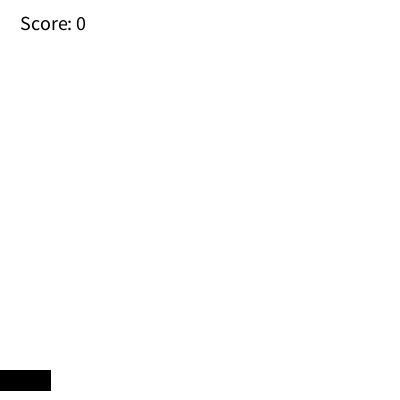
Frame 1 (no input)
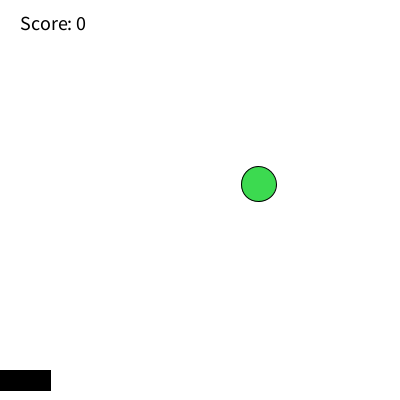
Frame 60 (the mouse pressed at the canvas centre just before this capture)
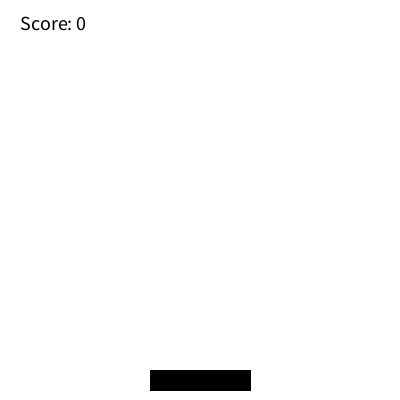
Frame 120 (the mouse held since frame 60 and released just before this capture)

The Processing sketch that drew these frames (run headless with seeded random() and noise(); from frame 60 on, the mouse is pressed at the canvas centre):

// Processing sketch: Uitwerking_6n
// ── Uitwerking_6n.pde
Ball bal;

float paddleWidth = 100;
float paddleHeight = 20;
int score = 0;

void setup() {
  size(400, 400);
  bal = new Ball();
}

void draw() {
  background(255, 255, 255);

  float paddleX = mouseX - (paddleWidth / 2);
  float paddleY = height - 30;
  
  fill(0);
  rect(paddleX, paddleY, paddleWidth, paddleHeight);

  fill(0); 
  textSize(20);
  text("Score: " + score, 20, 30);

  bal.move();
  bal.display();
  bal.resetAlsUitBeeld();
  bal.raaktPaddle(paddleX, paddleY, paddleWidth);
}

class Ball {
  float x;
  float y;
  float diameter;
  float speed;
  float r, g, b;

  Ball() {
    x = random(width);
    y = -50;
    diameter = random(30, 50);
    speed = random(2, 4);
    
    r = random(0, 255);
    g = random(0, 255);
    b = random(0, 255);
  }

  void display() {
    fill(r, g, b);
    circle(x, y, diameter);
  }

  void move() {
    y = y + speed;
  }

  void resetAlsUitBeeld() {
    if (y > height + (diameter / 2)) {
      y = -diameter;
      x = random(width);
    }
  }

  void raaktPaddle(float paddleX, float paddleY, float paddleWidth) {
    if (x >= paddleX && x <= paddleX + paddleWidth && y + (diameter / 2) >= paddleY) {
      score = score + 1;
      y = -diameter;
      x = random(width);
    }
  }
}
